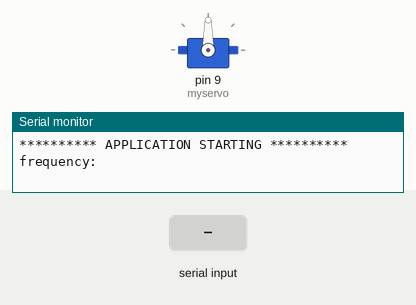
The sketch below on a simulated Arduino Uno, built with avr-gcc and run on an emulated ATmega328P. On the bench: servo, the last lines printed to the serial monitor. Inputs (shaded band) come from the test bench.

Above: at 1.2 s.
1.3 s: "90,45\n" received over Serial
At 1.7 s:
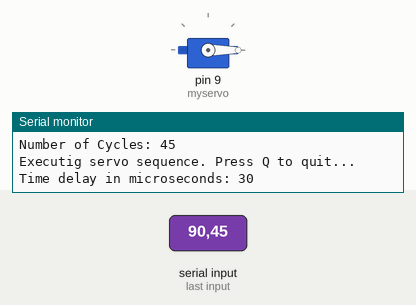
Timing chart, 0 to 4.3 s (numbered marks = the images above; inputs shaded):
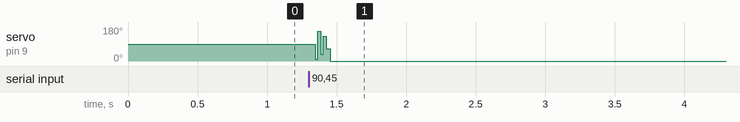

Measured:
- after the input at 1.3 s, servo on pin 9 (myservo): 90° → 0° at once

The sketch:

servoControl.ino
```cpp
/* ----------------------------------------------
*              PREPROCESSOR DIRECTIVES
 * ---------------------------------------------- */
#include <Servo.h>
#include <stdint.h>

#define FREQUENCY_ENABLED 1
/* ----------------------------------------------
 *                 GLOBAL VARIABLES
 * ---------------------------------------------- */
Servo myservo;  // create servo object to control a servo
// twelve servo objects can be created on most boards

int16_t pos = 0;            // variable to store the servo position
uint32_t speed = 6;
float floatSpeed = 0;
uint8_t cycles = 0;
uint8_t quit;
float frequency = 0.0;

typedef enum {
  standby,
  running
}state_t;

state_t state = standby;

/* ----------------------------------------------
 *              FUNCTION PROTOTYPES
 * ---------------------------------------------- */
void getFrequency(void);
void getSpeed(void);

/* ----------------------------------------------
 *                 INITIALISATION
 * ---------------------------------------------- */
void setup()
{
    // attaches the servo on pin 9 to the servo object
    myservo.attach(9);

    // opens serial port, sets data rate to 9600 bps
    Serial.begin(9600);

    Serial.print("\n\n\n\n\n\n\n");
    Serial.print("********** APPLICATION STARTING ********** ");
    Serial.print("\n\n\n\n\n\n\n");

}

/* ----------------------------------------------
 *                 MAIN LOOP
 * ---------------------------------------------- */
void loop()
{
    static uint8_t count = 1;

    switch(state)
    {
        /* --------------------------------------------------------------------------------
         * In standby mode we need to prompt the user and wait indefinitely for their input.
         * --------------------------------------------------------------------------------*/
        case standby:

#if FREQUENCY_ENABLED
            getFrequency();
#else
            getSpeed();
#endif
            state = running;
            break;

        /* ---------------------------------------------------------------------------------------
         * In running mode the device is executing the programmed sequence.
         * We exit this mode either if the sequence finishes or the user types 'Q' or 'q' to quit
         * ---------------------------------------------------------------------------------------*/
        case running:
            for (pos = 0; pos <= 180; pos += 1)         // goes from 0 degrees to 180 degrees in steps of 1 degree
            {
                myservo.write(pos);                     // tell servo to go to position in variable 'pos'
//                delay(speed);                         // delay to control rotational speed
                delayMicroseconds(speed);
            }
            for (pos = 180; pos >= 0; pos -= 1)         // goes from 180 degrees to 0 degrees
            {
                myservo.write(pos);                     // tell servo to go to position in variable 'pos'
//                delay(speed);                         // delay to control rotational speed
                delayMicroseconds(speed);
            }

            if (Serial.available() > 0)
            {
                quit = Serial.read();
                Serial.print("\n");
                if (quit == 'q' || quit == 'Q')
                {
                    count = 0;
                    state = standby;
                }
            }

            if (  count >= cycles )
            {
                count = 0;
                state = standby;
            }

            count++;
            break;

        default:
            state = standby;
            break;
    }

}


#ifdef FREQUENCY_ENABLED

void getFrequency(void){
    Serial.flush();

    Serial.print("\nfrequency: ");
    while(Serial.available() == 0);
    frequency = Serial.parseFloat();
    Serial.print(frequency);

    Serial.flush();

    Serial.print("\nNumber of Cycles: ");
    while(Serial.available() == 0);
    cycles = Serial.parseInt();
    Serial.print(cycles);

    Serial.println("\n\nExecutig servo sequence. Press Q to quit...");

    //Now that we have frequency, we need to calculate the speed of the paddle using f=1/T

    floatSpeed =((1/frequency)/360)*1000000;
    speed = (uint32_t)floatSpeed;

    Serial.print("\nTime delay in microseconds: ");
    Serial.print(speed);
}

#else

void getSpeed(void){
    Serial.flush();

    Serial.print("\nServo speed: ");
    while(Serial.available() == 0);
    //            speed = Serial.read() - '0';
    speed = Serial.parseInt();
    Serial.print(speed);

    Serial.flush();

    Serial.print("\nNumber of Cycles: ");
    while(Serial.available() == 0);
    //            cycles = Serial.read() - '0';
    cycles = Serial.parseInt();
    Serial.print(cycles);

    Serial.println("\n\nExecutig servo sequence. Press Q to quit...");
    state = running;
}

#endif
```
